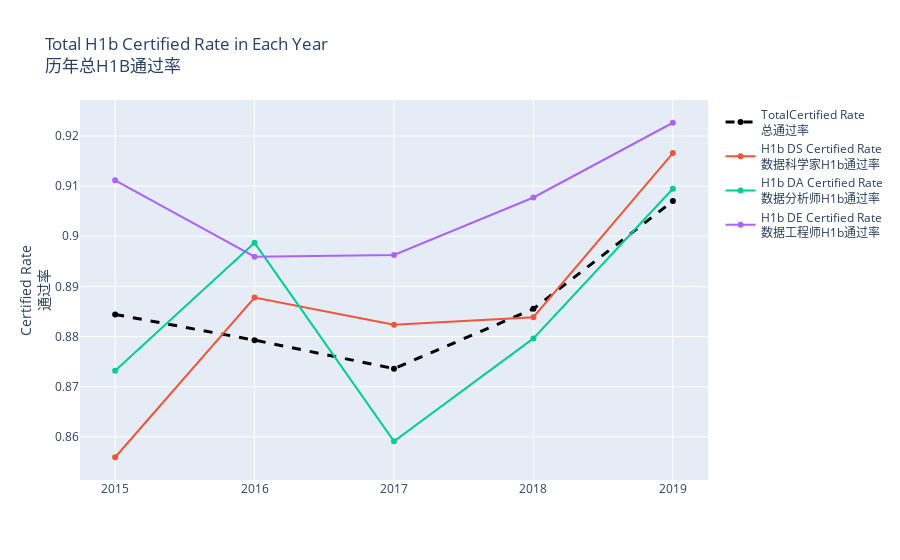

The code cell stored with this chart in its notebook:
### Markdown cell above
### 6

### Code cell
from plotly.subplots import make_subplots
fig1 = make_subplots(specs=[[{"secondary_y": False}]])
fig1.add_trace(
    go.Scatter(x=[2015,2016,2017,2018,2019], y=ap_rate5, name="TotalCertified Rate "+ '<br>' + '总通过率',
            line = dict(width=3, dash='dash', color='black')),
    secondary_y=False,
  
)

fig1.add_trace(
    go.Scatter(x=[2015,2016,2017,2018,2019], y=ap_rate1, name="H1b DS Certified Rate"+ '<br>' + '数据科学家H1b通过率'),
    secondary_y=False,
)
fig1.add_trace(
    go.Scatter(x=[2015,2016,2017,2018,2019], y=ap_rate2, name="H1b DA Certified Rate"+ '<br>' + '数据分析师H1b通过率'),
    secondary_y=False,
)
fig1.add_trace(
    go.Scatter(x=[2015,2016,2017,2018,2019], y=ap_rate3, name="H1b DE Certified Rate"+ '<br>' + '数据工程师H1b通过率'),
    secondary_y=False,
)
fig1.update_layout(
    title_text="Total H1b Certified Rate in Each Year"+ '<br>' + '历年总H1B通过率',
    xaxis={'tickformat':'d'}
)


fig1.update_yaxes(title_text="Certified Rate"+ '<br>' + '通过率', secondary_y=False)
fig1.show()
#py.iplot(fig1, filename='Total Certified Rate -- Line')

### Figure 1 — Plotly figure (JSON) as saved in the notebook; plotly's stock layout.template omitted (floating-point values rounded to 4 significant figures)
{"data": [{"line": {"color": "black", "dash": "dash", "width": 3}, "name": "TotalCertified Rate <br>总通过率", "type": "scatter", "x": [2015, 2016, 2017, 2018, 2019], "xaxis": "x", "y": [0.8844, 0.8793, 0.8736, 0.8855, 0.907], "yaxis": "y"}, {"name": "H1b DS Certified Rate<br>数据科学家H1b通过率", "type": "scatter", "x": [2015, 2016, 2017, 2018, 2019], "xaxis": "x", "y": [0.8559, 0.8878, 0.8824, 0.8838, 0.9166], "yaxis": "y"}, {"name": "H1b DA Certified Rate<br>数据分析师H1b通过率", "type": "scatter", "x": [2015, 2016, 2017, 2018, 2019], "xaxis": "x", "y": [0.8732, 0.8987, 0.8591, 0.8796, 0.9095], "yaxis": "y"}, {"name": "H1b DE Certified Rate<br>数据工程师H1b通过率", "type": "scatter", "x": [2015, 2016, 2017, 2018, 2019], "xaxis": "x", "y": [0.9112, 0.8959, 0.8963, 0.9077, 0.9226], "yaxis": "y"}], "layout": {"title": {"text": "Total H1b Certified Rate in Each Year<br>历年总H1B通过率"}, "xaxis": {"anchor": "y", "domain": [0, 1], "tickformat": "d"}, "yaxis": {"anchor": "x", "domain": [0, 1], "title": {"text": "Certified Rate<br>通过率"}}}}
